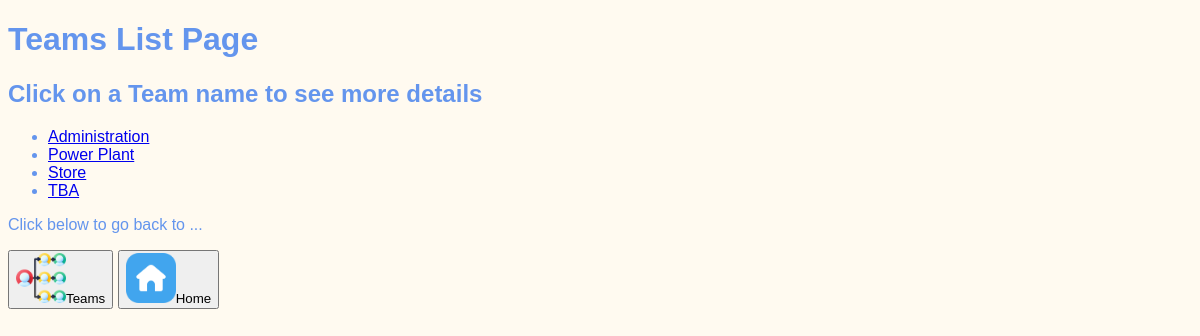
The app's page /category/team, older data.
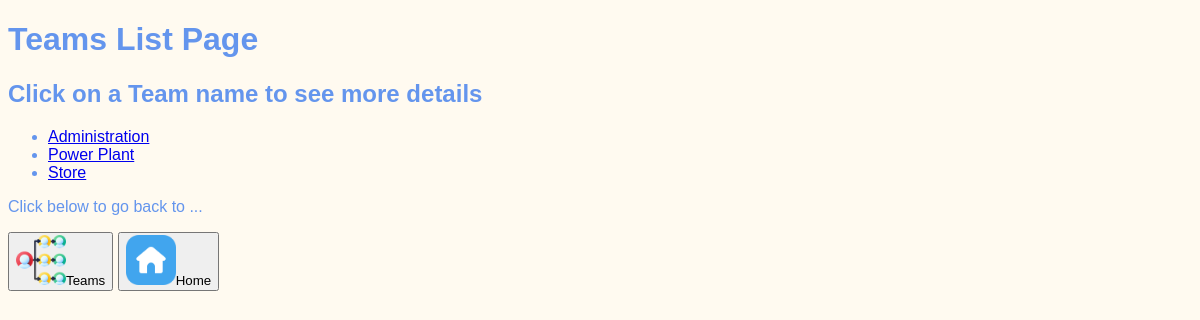
The same page, newer data.
### category/models.py (models this page shows, shortened)
class Team(models.Model):
    team_name = models.CharField(max_length=20)
    team_email = models.EmailField()
    team_manager = models.CharField(max_length=25)

### category/views.py (the view)
# urls.py: path('team', views.team_list, name="teams"),
def team_list(request):
    return render(request, "category/teams_list.html",
                  {"teamlist": Team.objects.all()})

### category/templates/category/teams_list.html (shortened to what this page needs)
{% extends "base.html" %}
{% load static %}
{% block content %}
    <h1>Teams List Page</h1>
    <h2>Click on a Team name to see more details</h2>
    <ul>
        {% for team in teamlist %}
            <li>
                <a href="{% url 'teamdetail' team.id %}">
                    {{ team.team_name }}
                </a>
            </li>
        {% endfor %}
    </ul>
  <p>Click below to go back to ...</p>
  <p>
    <a href="{% url 'team_page' %}"><button><img src="{% static 'tpwebsite/Teams.png' %}" width="50px" height="50px">Teams</button></a>
    <a href="{% url 'landing_page' %}"><button><img src="{% static 'tpwebsite/Home.png' %}" width="50px" height="50px">Home</button></a>
  </p>
{% endblock %}

Row changes from the older to the newer data that the page shows:
removed Team: team_name "TBA"
